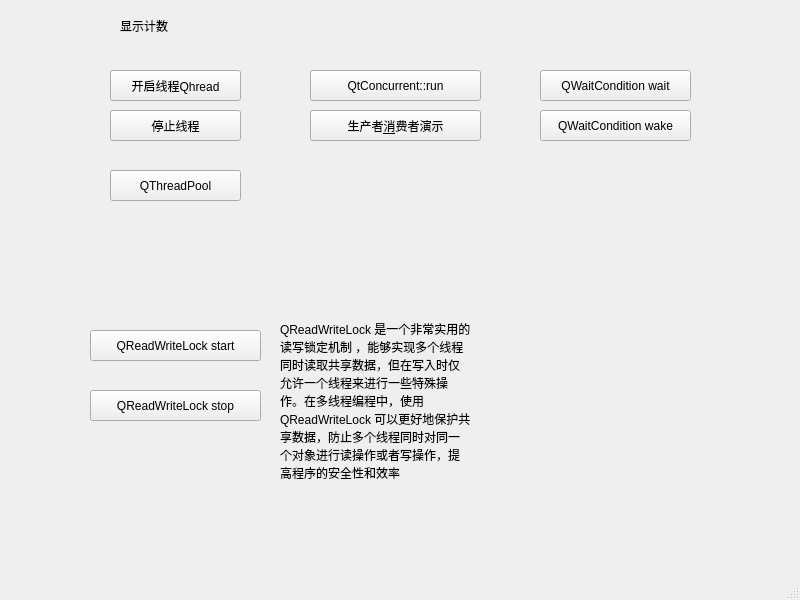
<?xml version="1.0" encoding="UTF-8"?>
<ui version="4.0">
 <class>MainWindow</class>
 <widget class="QMainWindow" name="MainWindow">
  <property name="geometry">
   <rect>
    <x>0</x>
    <y>0</y>
    <width>800</width>
    <height>600</height>
   </rect>
  </property>
  <property name="windowTitle">
   <string>MainWindow</string>
  </property>
  <widget class="QWidget" name="centralwidget">
   <widget class="QPushButton" name="pushButton">
    <property name="geometry">
     <rect>
      <x>110</x>
      <y>70</y>
      <width>131</width>
      <height>31</height>
     </rect>
    </property>
    <property name="text">
     <string>开启线程Qhread</string>
    </property>
   </widget>
   <widget class="QLabel" name="showInfomationLabel">
    <property name="geometry">
     <rect>
      <x>120</x>
      <y>10</y>
      <width>151</width>
      <height>31</height>
     </rect>
    </property>
    <property name="text">
     <string>显示计数</string>
    </property>
   </widget>
   <widget class="QPushButton" name="pushButton_2">
    <property name="geometry">
     <rect>
      <x>110</x>
      <y>110</y>
      <width>131</width>
      <height>31</height>
     </rect>
    </property>
    <property name="text">
     <string>停止线程</string>
    </property>
   </widget>
   <widget class="QPushButton" name="pushButton_3">
    <property name="geometry">
     <rect>
      <x>310</x>
      <y>70</y>
      <width>171</width>
      <height>31</height>
     </rect>
    </property>
    <property name="text">
     <string>QtConcurrent::run</string>
    </property>
   </widget>
   <widget class="QPushButton" name="pushButton_4">
    <property name="geometry">
     <rect>
      <x>310</x>
      <y>110</y>
      <width>171</width>
      <height>31</height>
     </rect>
    </property>
    <property name="text">
     <string>生产者&amp;消费者演示</string>
    </property>
   </widget>
   <widget class="QPushButton" name="pushButton_5">
    <property name="geometry">
     <rect>
      <x>540</x>
      <y>70</y>
      <width>151</width>
      <height>31</height>
     </rect>
    </property>
    <property name="text">
     <string>QWaitCondition wait</string>
    </property>
   </widget>
   <widget class="QPushButton" name="pushButton_6">
    <property name="geometry">
     <rect>
      <x>540</x>
      <y>110</y>
      <width>151</width>
      <height>31</height>
     </rect>
    </property>
    <property name="text">
     <string>QWaitCondition wake</string>
    </property>
   </widget>
   <widget class="QPushButton" name="pushButton_7">
    <property name="geometry">
     <rect>
      <x>110</x>
      <y>170</y>
      <width>131</width>
      <height>31</height>
     </rect>
    </property>
    <property name="text">
     <string>QThreadPool</string>
    </property>
   </widget>
   <widget class="QPushButton" name="pushButton_8">
    <property name="geometry">
     <rect>
      <x>90</x>
      <y>330</y>
      <width>171</width>
      <height>31</height>
     </rect>
    </property>
    <property name="text">
     <string>QReadWriteLock start</string>
    </property>
   </widget>
   <widget class="QLabel" name="label">
    <property name="geometry">
     <rect>
      <x>280</x>
      <y>310</y>
      <width>191</width>
      <height>181</height>
     </rect>
    </property>
    <property name="text">
     <string>QReadWriteLock 是一个非常实用的读写锁定机制 ，能够实现多个线程同时读取共享数据，但在写入时仅允许一个线程来进行一些特殊操作。在多线程编程中，使用 QReadWriteLock 可以更好地保护共享数据，防止多个线程同时对同一个对象进行读操作或者写操作，提高程序的安全性和效率</string>
    </property>
    <property name="wordWrap">
     <bool>true</bool>
    </property>
   </widget>
   <widget class="QPushButton" name="pushButton_9">
    <property name="geometry">
     <rect>
      <x>90</x>
      <y>390</y>
      <width>171</width>
      <height>31</height>
     </rect>
    </property>
    <property name="text">
     <string>QReadWriteLock stop</string>
    </property>
   </widget>
  </widget>
  <widget class="QMenuBar" name="menubar">
   <property name="geometry">
    <rect>
     <x>0</x>
     <y>0</y>
     <width>800</width>
     <height>24</height>
    </rect>
   </property>
  </widget>
  <widget class="QStatusBar" name="statusbar"/>
 </widget>
 <resources/>
 <connections>
  <connection>
   <sender>pushButton</sender>
   <signal>clicked()</signal>
   <receiver>MainWindow</receiver>
   <slot>handleStartThread()</slot>
   <hints>
    <hint type="sourcelabel">
     <x>153</x>
     <y>123</y>
    </hint>
    <hint type="destinationlabel">
     <x>152</x>
     <y>198</y>
    </hint>
   </hints>
  </connection>
  <connection>
   <sender>pushButton_2</sender>
   <signal>clicked()</signal>
   <receiver>MainWindow</receiver>
   <slot>handleStopThread()</slot>
   <hints>
    <hint type="sourcelabel">
     <x>176</x>
     <y>164</y>
    </hint>
    <hint type="destinationlabel">
     <x>367</x>
     <y>180</y>
    </hint>
   </hints>
  </connection>
  <connection>
   <sender>pushButton_3</sender>
   <signal>clicked()</signal>
   <receiver>MainWindow</receiver>
   <slot>handleConcurrent()</slot>
   <hints>
    <hint type="sourcelabel">
     <x>404</x>
     <y>124</y>
    </hint>
    <hint type="destinationlabel">
     <x>460</x>
     <y>40</y>
    </hint>
   </hints>
  </connection>
  <connection>
   <sender>pushButton_4</sender>
   <signal>clicked()</signal>
   <receiver>MainWindow</receiver>
   <slot>handleConsumerProductor()</slot>
   <hints>
    <hint type="sourcelabel">
     <x>363</x>
     <y>161</y>
    </hint>
    <hint type="destinationlabel">
     <x>422</x>
     <y>308</y>
    </hint>
   </hints>
  </connection>
  <connection>
   <sender>pushButton_5</sender>
   <signal>clicked()</signal>
   <receiver>MainWindow</receiver>
   <slot>handleWaitConditionThread()</slot>
   <hints>
    <hint type="sourcelabel">
     <x>626</x>
     <y>119</y>
    </hint>
    <hint type="destinationlabel">
     <x>633</x>
     <y>45</y>
    </hint>
   </hints>
  </connection>
  <connection>
   <sender>pushButton_6</sender>
   <signal>clicked()</signal>
   <receiver>MainWindow</receiver>
   <slot>handleWaitConditionWake()</slot>
   <hints>
    <hint type="sourcelabel">
     <x>672</x>
     <y>161</y>
    </hint>
    <hint type="destinationlabel">
     <x>675</x>
     <y>244</y>
    </hint>
   </hints>
  </connection>
  <connection>
   <sender>pushButton_7</sender>
   <signal>clicked()</signal>
   <receiver>MainWindow</receiver>
   <slot>handleThreadPool()</slot>
   <hints>
    <hint type="sourcelabel">
     <x>169</x>
     <y>220</y>
    </hint>
    <hint type="destinationlabel">
     <x>169</x>
     <y>273</y>
    </hint>
   </hints>
  </connection>
  <connection>
   <sender>pushButton_8</sender>
   <signal>clicked()</signal>
   <receiver>MainWindow</receiver>
   <slot>handleReadWriteLockStart()</slot>
   <hints>
    <hint type="sourcelabel">
     <x>118</x>
     <y>367</y>
    </hint>
    <hint type="destinationlabel">
     <x>24</x>
     <y>388</y>
    </hint>
   </hints>
  </connection>
  <connection>
   <sender>pushButton_9</sender>
   <signal>clicked()</signal>
   <receiver>MainWindow</receiver>
   <slot>handleReadWriteLockStop()</slot>
   <hints>
    <hint type="sourcelabel">
     <x>187</x>
     <y>424</y>
    </hint>
    <hint type="destinationlabel">
     <x>82</x>
     <y>469</y>
    </hint>
   </hints>
  </connection>
 </connections>
 <slots>
  <slot>handleStartThread()</slot>
  <slot>handleStopThread()</slot>
  <slot>handleConcurrent()</slot>
  <slot>handleConsumerProductor()</slot>
  <slot>handleWaitConditionThread()</slot>
  <slot>handleWaitConditionWake()</slot>
  <slot>handleThreadPool()</slot>
  <slot>handleReadWriteLockStart()</slot>
  <slot>handleReadWriteLockStop()</slot>
 </slots>
</ui>
